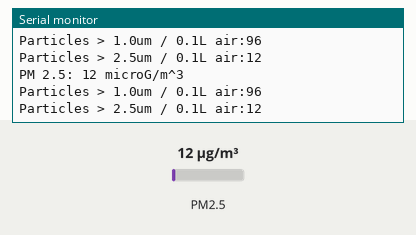
Recording of a sketch running on a simulated Arduino Uno, built with avr-gcc and run on an emulated ATmega328P. On the bench: the last lines printed to the serial monitor. Inputs (shaded band) come from the test bench; at power-on: PM2.5 12 µg/m³.

Above: at 2.2 s.
2.3 s: PM2.5 set to 6 µg/m³
At 2.83 s:
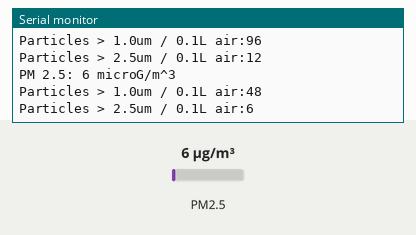
3.8 s: PM2.5 set to 75 µg/m³
At 4.34 s:
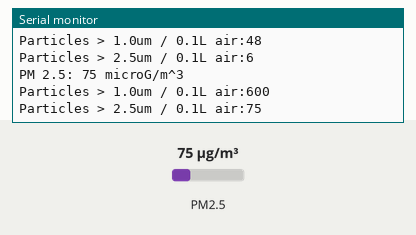
Timing chart, 0 to 6.8 s (numbered marks = the images above; inputs shaded):
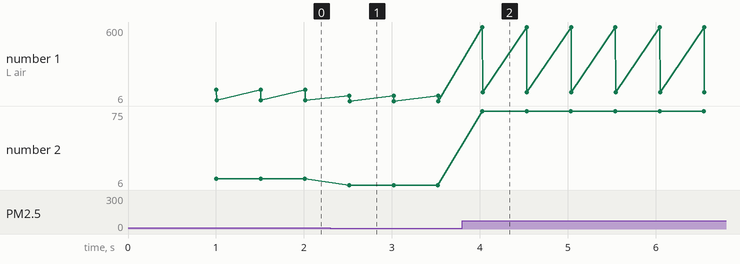

Measured:
- after the input at 2.3 s, the serial monitor: prints a new line after 0.22 s (image 1)
- after the input at 3.8 s, the serial monitor: prints a new line after 0.23 s (image 2)
- plotted number 1: 12 → 6 after the input at 2.3 s, 6 → 75 after the input at 3.8 s
- plotted number 2: 12 → 6 after the input at 2.3 s, 6 → 75 after the input at 3.8 s

The sketch:

PM25_Essentials.ino
```cpp
#include "Adafruit_PM25AQI.h"

Adafruit_PM25AQI aqi = Adafruit_PM25AQI();

void setup() {
  // Wait for serial monitor to open
  Serial.begin(115200);
  while (!Serial) delay(10);

  Serial.println("Adafruit PMSA003I Air Quality Sensor");

  // Wait one second for sensor to boot up!
  delay(1000);
  if (! aqi.begin_I2C()) {      // connect to the sensor over I2C
    Serial.println("Could not find PM 2.5 sensor!");
    while (1) delay(10);
  }
  Serial.println("PM25 found!");
}

void loop() {
  PM25_AQI_Data data;
  if (! aqi.read(&data)) {
    Serial.println("Could not read from AQI");
    delay(500);  // try again in a bit!
    return;
  }
  Serial.print(F("PM 2.5: ")); Serial.print(data.pm25_env); Serial.println(" microG/m^3");
  Serial.print(F("Particles > 1.0um / 0.1L air:")); Serial.println(data.particles_10um);
  Serial.print(F("Particles > 2.5um / 0.1L air:")); Serial.println(data.particles_25um);
  delay(500);
}

// other types of data pulling
  // Serial.println("AQI reading success");

  // Serial.println();
  // Serial.println(F("---------------------------------------"));
  // Serial.println(F("Concentration Units (standard)"));
  // Serial.println(F("---------------------------------------"));
  // Serial.print(F("PM 1.0: ")); Serial.print(data.pm10_standard);
  // Serial.print(F("\t\tPM 2.5: ")); Serial.print(data.pm25_standard);
  // Serial.print(F("\t\tPM 10: ")); Serial.println(data.pm100_standard);
  // Serial.println(F("Concentration Units (environmental)"));
  // Serial.println(F("---------------------------------------"));
  // Serial.print(F("PM 1.0: ")); Serial.print(data.pm10_env);
  // Serial.print(F("\t\tPM 10: ")); Serial.println(data.pm100_env);
  // Serial.println(F("---------------------------------------"));
  // Serial.print(F("Particles > 0.3um / 0.1L air:")); Serial.println(data.particles_03um);
  // Serial.print(F("Particles > 0.5um / 0.1L air:")); Serial.println(data.particles_05um);
  // Serial.print(F("Particles > 1.0um / 0.1L air:")); Serial.println(data.particles_10um);
  // Serial.print(F("Particles > 2.5um / 0.1L air:")); Serial.println(data.particles_25um);
  // Serial.print(F("Particles > 5.0um / 0.1L air:")); Serial.println(data.particles_50um);
  // Serial.print(F("Particles > 10 um / 0.1L air:")); Serial.println(data.particles_100um);
  // Serial.println(F("---------------------------------------"));
  
```
